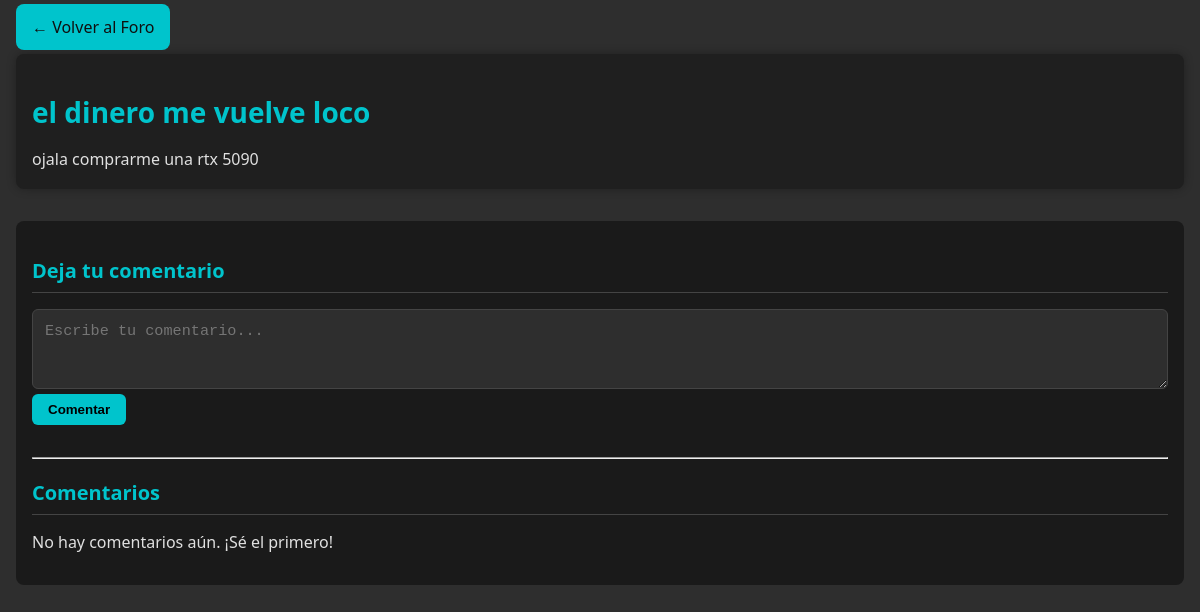
The page /publicaciones/4 on the database as committed earlier.
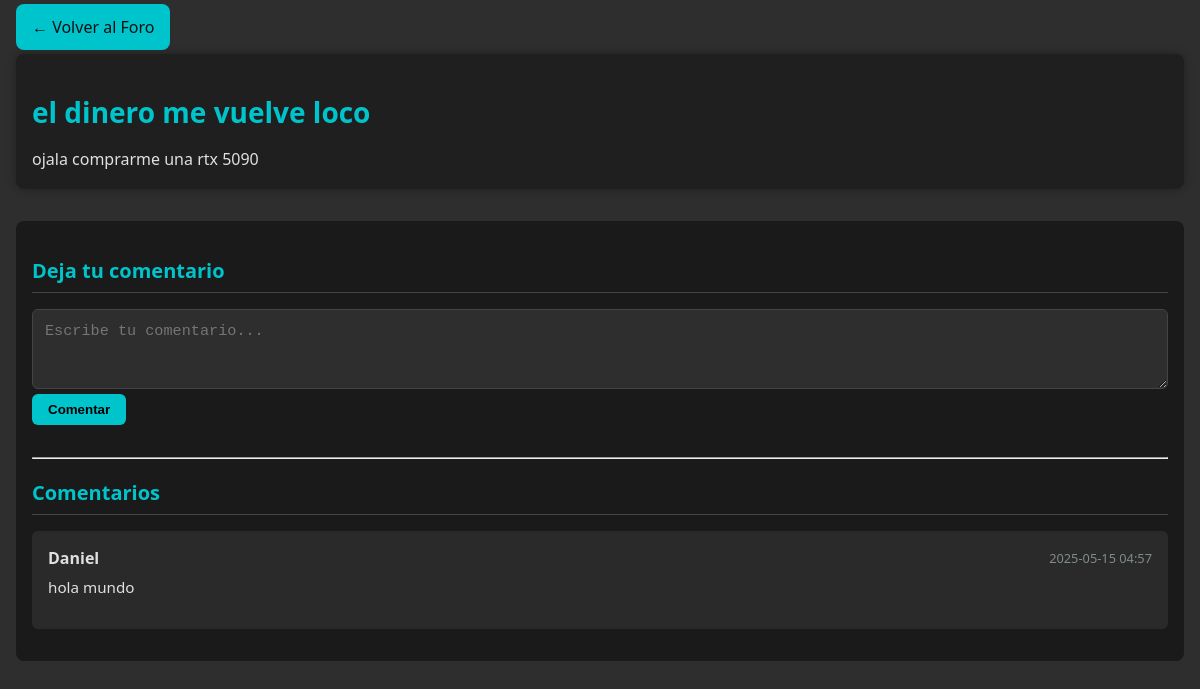
The same page on the database as committed later.
### modelos/publicacion.py (models this page shows, shortened)
class Publicacion(db.Model):
    __tablename__ = 'publicaciones'
    id = Column(Integer, primary_key=True)
    titulo = Column(String(200), nullable=False)
    contenido = Column(Text, nullable=False)
    fecha_creacion = Column(DateTime, default=datetime.utcnow)
    usuario_id = Column(Integer, ForeignKey('usuarios.id', ondelete='CASCADE'))
    usuario = relationship("Usuario", back_populates="publicaciones")
    comentarios = relationship("Comentario", back_populates="publicacion", cascade="all, delete-orphan")
    suscripciones = relationship("Suscripcion", back_populates="publicacion", cascade="all, delete-orphan")

### modelos/comentario.py (models this page shows, shortened)
class Comentario(db.Model):
    __tablename__ = 'comentarios'
    id = Column(Integer, primary_key=True)
    contenido = Column(Text, nullable=False)
    fecha_creacion = Column(DateTime, default=datetime.utcnow)
    usuario_id = Column(Integer, ForeignKey('usuarios.id', ondelete='CASCADE'))
    publicacion_id = Column(Integer, ForeignKey('publicaciones.id', ondelete='CASCADE'))
    usuario = relationship("Usuario", back_populates="comentarios")
    publicacion = relationship("Publicacion", back_populates="comentarios")

### modelos/usuario.py (models this page shows, shortened)
class Usuario(db.Model):
    __tablename__ = 'usuarios'
    id = db.Column(db.Integer, primary_key=True)
    nombre = db.Column(db.String(100), nullable=False)
    activo = db.Column(db.Boolean, default=True)
    correo = db.Column(db.String(100), unique=True, nullable=False)
    contrasena = db.Column(db.String(255), nullable=False)
    cuentas_bancarias = relationship("CuentaBancaria", back_populates="usuario", passive_deletes=True)
    comentarios = relationship("Comentario", back_populates="usuario", passive_deletes=True)
    notificaciones = relationship("Notificacion", back_populates="usuario", passive_deletes=True)
    publicaciones = relationship("Publicacion", back_populates="usuario", passive_deletes=True)
    suscripciones = relationship("Suscripcion", back_populates="usuario", cascade="all, delete-orphan")
    siguiendo = relationship("SuscripcionAutor", foreign_keys="[SuscripcionAutor.subscriber_id]", back_populates="suscriptor", cascade="all, delete-orphan")
    seguidores = relationship("SuscripcionAutor", foreign_keys="[SuscripcionAutor.autor_id]", back_populates="autor", cascade="all, delete-orphan")

### rutas/publicacion_rutas.py (the view)
@publicacion_rutas.route('/<int:publicacion_id>', methods=['GET'])
def ver_publicacion(publicacion_id):
    publicacion = PublicacionService.obtener_publicacion_o_404(publicacion_id)
    return render_template('publicacion_detalle.html', publicacion=publicacion)

### app.py (called while the page is built)
def create_app():
    app = crear_app()
    app.register_blueprint(cuenta_rutas, url_prefix='/cuentas')
    app.register_blueprint(categoria_rutas, url_prefix='/categorias')
    app.register_blueprint(presupuesto_rutas, url_prefix='/presupuestos')
    app.register_blueprint(usuario_rutas, url_prefix='/usuarios')
    app.register_blueprint(transaccion_rutas, url_prefix='/transacciones')
    app.register_blueprint(api_rutas, url_prefix='/api')
    app.register_blueprint(publicacion_rutas)
    app.register_blueprint(autor_rutas)
    app.register_blueprint(notificacion_rutas)
    app.register_blueprint(index_rutas)
    init_logging(app)
    @app.context_processor
    def inject_csrf_token():
        return dict(csrf_token=generar_token_csrf)
    return app

### servicios/base_datos.py (called while the page is built)
    @staticmethod
    def obtener_por_id(modelo, id_):
        return modelo.query.get(id_)

### servicios/publicacion_servicio.py (called while the page is built)
    @staticmethod
    def obtener_publicacion_o_404(publicacion_id: int):
        publicacion = ServicioBaseDatos.obtener_por_id(Publicacion, publicacion_id)
        if not publicacion:
            abort(404, description="Publicación no encontrada")
        return publicacion

### templates/publicacion_detalle.html (shortened to what this page needs)
<!DOCTYPE html>
<html lang="en">
<head>
  <link rel="stylesheet" href="{{ url_for('static', filename='css/comentario.css') }}">
</head>
<body>
  <div class="page-content">
    <p><a href="{{ url_for('publicacion_rutas.foro') }}" class="btn btn-sm btn-primary">
      ← Volver al Foro
    </a></p>
    <article>
      <h1>
        <a href="{{ url_for('publicacion_rutas.ver_publicacion', publicacion_id=publicacion.id) }}">
          {{ publicacion.titulo }}
        </a>
      </h1>
      <div class="mt-4">
        {{ publicacion.contenido }}
      </div>
    </article>
    <section id="comments" class="comments-section">
      <h3>Deja tu comentario</h3>
      <form class="comment-form"
            action="{{ url_for('publicacion_rutas.crear_comentario', publicacion_id=publicacion.id) }}"
            method="post">
        <div class="form-group">
          <textarea name="contenido"
                    rows="3"
                    placeholder="Escribe tu comentario..."
                    required>{{ request.form.contenido or '' }}</textarea>
        </div>
        <button type="submit">Comentar</button>
      </form>
      <hr>
      <h3>Comentarios</h3>
      <div class="comments-list">
        {% if publicacion.comentarios %}
          {% for c in publicacion.comentarios %}
            <div class="comment">
              <div class="comment-header">
                <h5>{{ c.usuario.nombre }}</h5>
                <small>{{ c.fecha_creacion.strftime('%Y-%m-%d %H:%M') }}</small>
              </div>
              <div class="comment-body">
                <p>{{ c.contenido }}</p>
              </div>
            </div>
          {% endfor %}
        {% else %}
          <p>No hay comentarios aún. ¡Sé el primero!</p>
        {% endif %}
      </div>
    </section>
  </div>
</body>
</html>

### static/css/comentario.css (style rules this page uses)
body { background-color: #2e2e2e; color: #e0e0e0; font-family: 'Segoe UI', Tahoma, Geneva, Verdana, sans-serif; margin: 0; padding: 0; }
.page-content { max-width: 1200px; margin: 2rem auto; padding: 0 1rem; }
article { background-color: #1f1f1f; padding: 1.5rem; border-radius: 8px; box-shadow: 0 0 10px rgba(0,0,0,0.3); margin-bottom: 2rem; }
article h1 { margin-bottom: 1rem; font-size: 1.75rem; }
article h1 a { color: #00c4cc; text-decoration: none; }
article .mt-4 { margin-top: 1rem; line-height: 1.6; }
.btn-primary { background-color: #00c4cc; color: #0f0f0f; border: none; padding: 0.75rem 1rem; border-radius: 8px; cursor: pointer; margin-bottom: 2.5rem; transition: background 0.3s; text-decoration: none; }
.comments-section { background-color: #1a1a1a; padding: 1.5rem; border-radius: 8px; }
.comments-section h3 { color: #00c4cc; margin-bottom: 1rem; font-size: 1.25rem; border-bottom: 1px solid #444; padding-bottom: 0.5rem; }
.comment-form { margin-bottom: 2rem; }
.comment-form .form-group textarea { box-sizing: border-box; width: 100%; max-width: 100%; background-color: #2e2e2e; border: 1px solid #444; border-radius: 6px; color: #e0e0e0; padding: 0.75rem; font-size: 0.95rem; resize: vertical; }
.comment-form button { background-color: #00c4cc; color: black; border: none; padding: 0.5rem 1rem; border-radius: 6px; font-weight: bold; cursor: pointer; }
.comments-list { margin-top: 1rem; }
.comment { background-color: #2a2a2a; padding: 1rem; border-radius: 6px; margin-bottom: 1rem; }
.comment-header { display: flex; justify-content: space-between; align-items: center; }
.comment-header h5 { font-size: 1rem; margin: 0; color: #e0e0e0; }
.comment-header small { color: #7f8c8d; font-size: 0.8rem; }
.comment-body p { margin-top: 0.5rem; font-size: 0.95rem; line-height: 1.4; }
@media (max-width: 1200px) { .page-content { margin: 1rem; padding: 0; } }
@media (max-width: 1200px) { article, .comments-section { padding: 1rem; } }

Rows that differ between the two databases and show on the page:
added Comentario: usuario.nombre "Daniel", fecha_creacion "2025-05-15 04:57", contenido "hola mundo"
Other text that changed with them:
text no longer shown: "No hay comentarios aún. ¡Sé el primero!"
